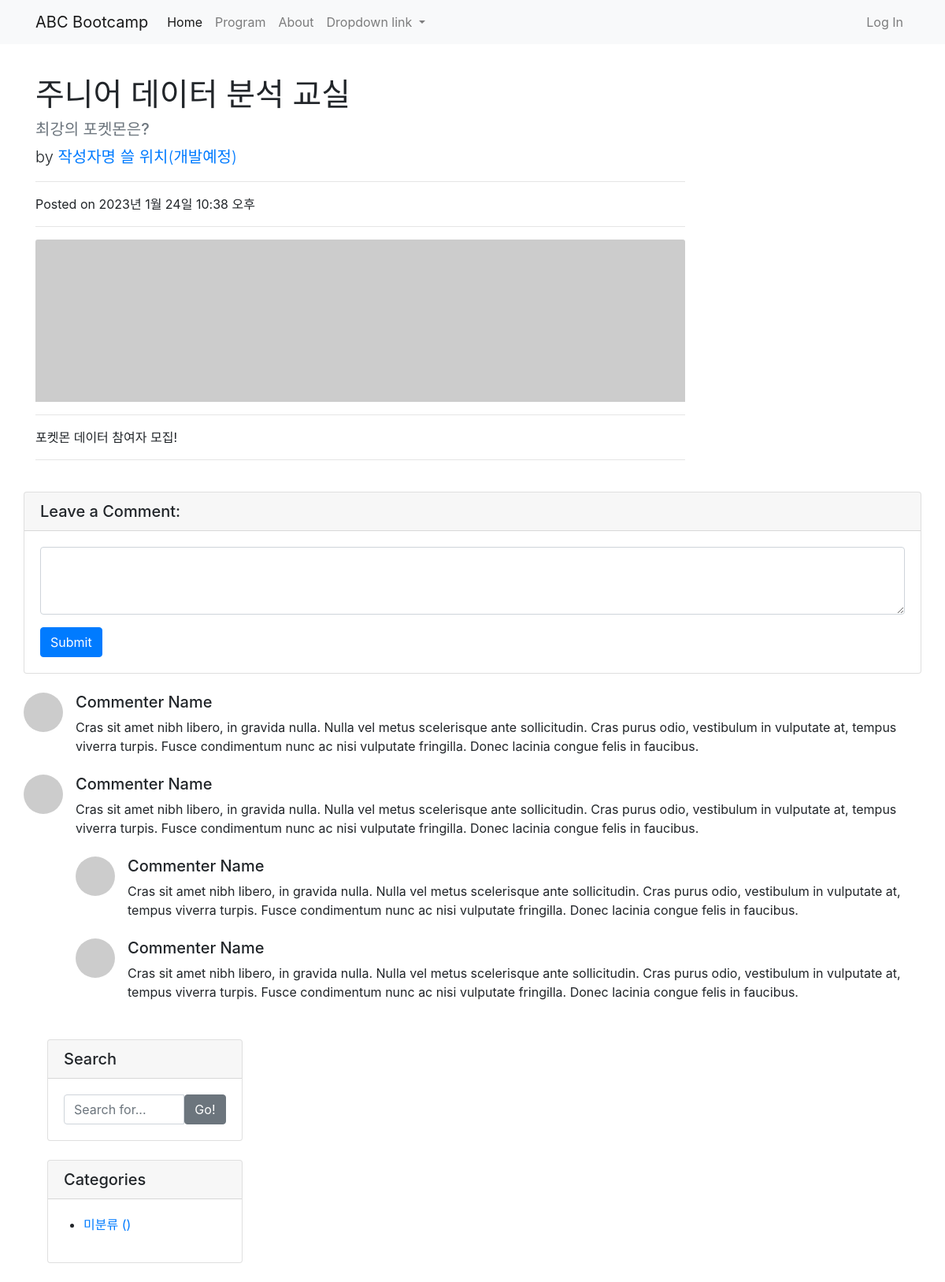
The app's page /edu/4/ with its own data.
### edu/models.py (models this page shows, shortened)
class Post(models.Model):
    title = models.CharField(max_length=30)
    hook_text = models.CharField(max_length=100, blank=True)
    content = models.TextField()
    head_image = models.ImageField(upload_to='edu/images/%Y/%m/%d/', blank=True)
    file_upload = models.FileField(upload_to='edu/files/%Y/%m/%d/', blank=True)
    created_at = models.DateTimeField(auto_now_add=True)
    updated_at = models.DateTimeField(auto_now=True)
    category = models.ForeignKey(Category, null=True, blank=True, on_delete=models.SET_NULL)

### edu/views.py (the view)
# urls.py: path('<int:pk>/', views.PostDetail.as_view()),
class PostDetail(DetailView):
    model = Post

### edu/templates/edu/post_detail.html (shortened to what this page needs)
{% extends 'edu/base.html' %}
{% block main_area %}
        <h1 class="mt-4">{{ post.title }}</h1>
        <h5 class="text-muted"> {{ post.hook_text }}</h5>
        <p class="lead">
          by
          <a href="#">작성자명 쓸 위치(개발예정)</a>
        </p>
        <hr>
        <p>Posted on {{ post.created_at }}</p>
        <hr>
            {% if p.head_image %}
                <img class="img-fluid rounded" src="{{ post.head_image.url }}" alt="{{ post.title }} head_image">
            {% else %}
                <img class="card-img-top" src="https://picsum.photos/800/200" alt="random image">
            {% endif %}
        <hr>
        <p>{{ post.content }}</p>
        <hr>
    </div>
    <div id=""comment-area>
        <div class="card my-4">
          <h5 class="card-header">Leave a Comment:</h5>
          <div class="card-body">
            <form>
              <div class="form-group">
                <textarea class="form-control" rows="3"></textarea>
              </div>
              <button type="submit" class="btn btn-primary">Submit</button>
            </form>
          </div>
        </div>
        <div class="media mb-4">
          <img class="d-flex mr-3 rounded-circle" src="http://placehold.it/50x50" alt="">
          <div class="media-body">
            <h5 class="mt-0">Commenter Name</h5>
            Cras sit amet nibh libero, in gravida nulla. Nulla vel metus scelerisque ante sollicitudin. Cras purus odio, vestibulum in vulputate at, tempus viverra turpis. Fusce condimentum nunc ac nisi vulputate fringilla. Donec lacinia congue felis in faucibus.
          </div>
        </div>
        <div class="media mb-4">
          <img class="d-flex mr-3 rounded-circle" src="http://placehold.it/50x50" alt="">
          <div class="media-body">
            <h5 class="mt-0">Commenter Name</h5>
            Cras sit amet nibh libero, in gravida nulla. Nulla vel metus scelerisque ante sollicitudin. Cras purus odio, vestibulum in vulputate at, tempus viverra turpis. Fusce condimentum nunc ac nisi vulputate fringilla. Donec lacinia congue felis in faucibus.
            <div class="media mt-4">
              <img class="d-flex mr-3 rounded-circle" src="http://placehold.it/50x50" alt="">
              <div class="media-body">
                <h5 class="mt-0">Commenter Name</h5>
                Cras sit amet nibh libero, in gravida nulla. Nulla vel metus scelerisque ante sollicitudin. Cras purus odio, vestibulum in vulputate at, tempus viverra turpis. Fusce condimentum nunc ac nisi vulputate fringilla. Donec lacinia congue felis in faucibus.
              </div>
            </div>
            <div class="media mt-4">
              <img class="d-flex mr-3 rounded-circle" src="http://placehold.it/50x50" alt="">
              <div class="media-body">
                <h5 class="mt-0">Commenter Name</h5>
                Cras sit amet nibh libero, in gravida nulla. Nulla vel metus scelerisque ante sollicitudin. Cras purus odio, vestibulum in vulputate at, tempus viverra turpis. Fusce condimentum nunc ac nisi vulputate fringilla. Donec lacinia congue felis in faucibus.
              </div>
            </div>
          </div>
        </div>
    </div>
{% endblock %}

### records on screen
Post: title "주니어 데이터 분석 교실", hook_text "최강의 포켓몬은?", created_at "2023년 1월 24일 10:38 오후", content "포켓몬 데이터 참여자 모집!"
